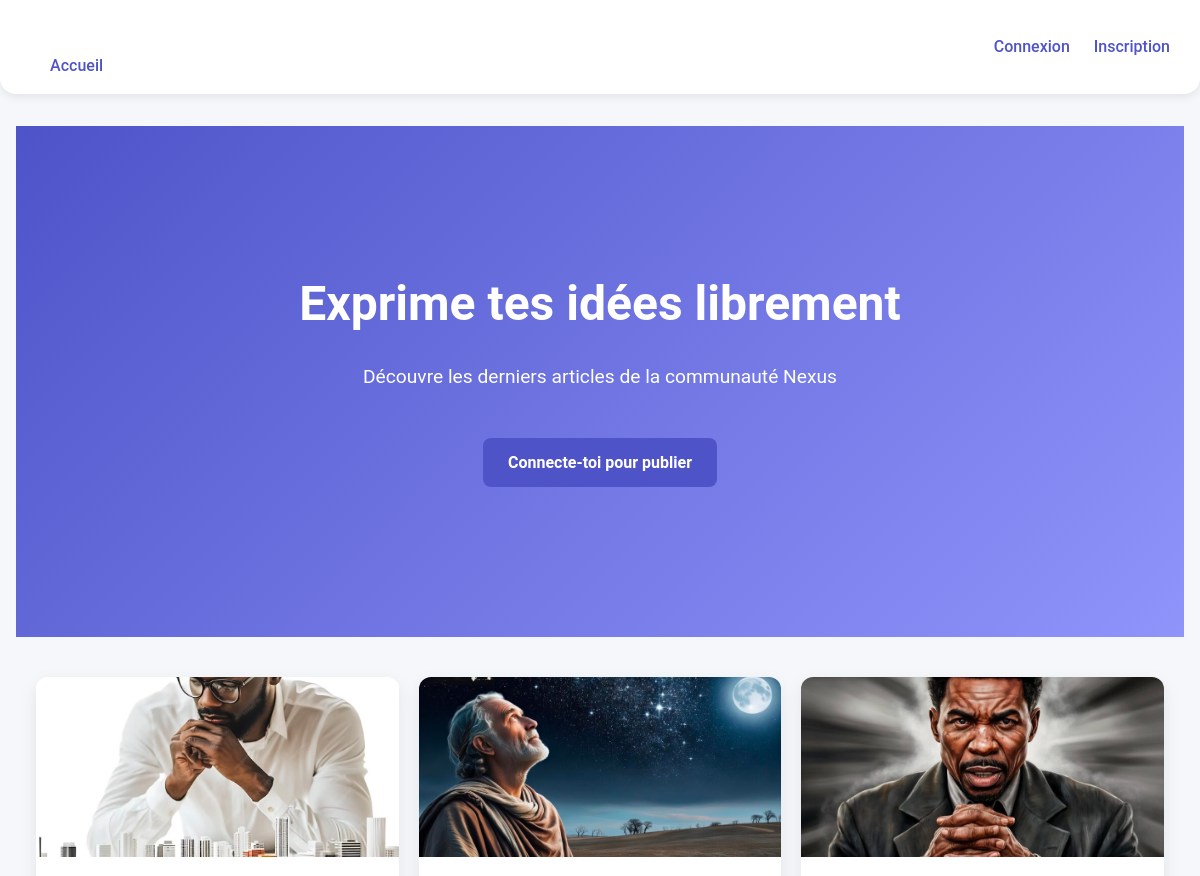
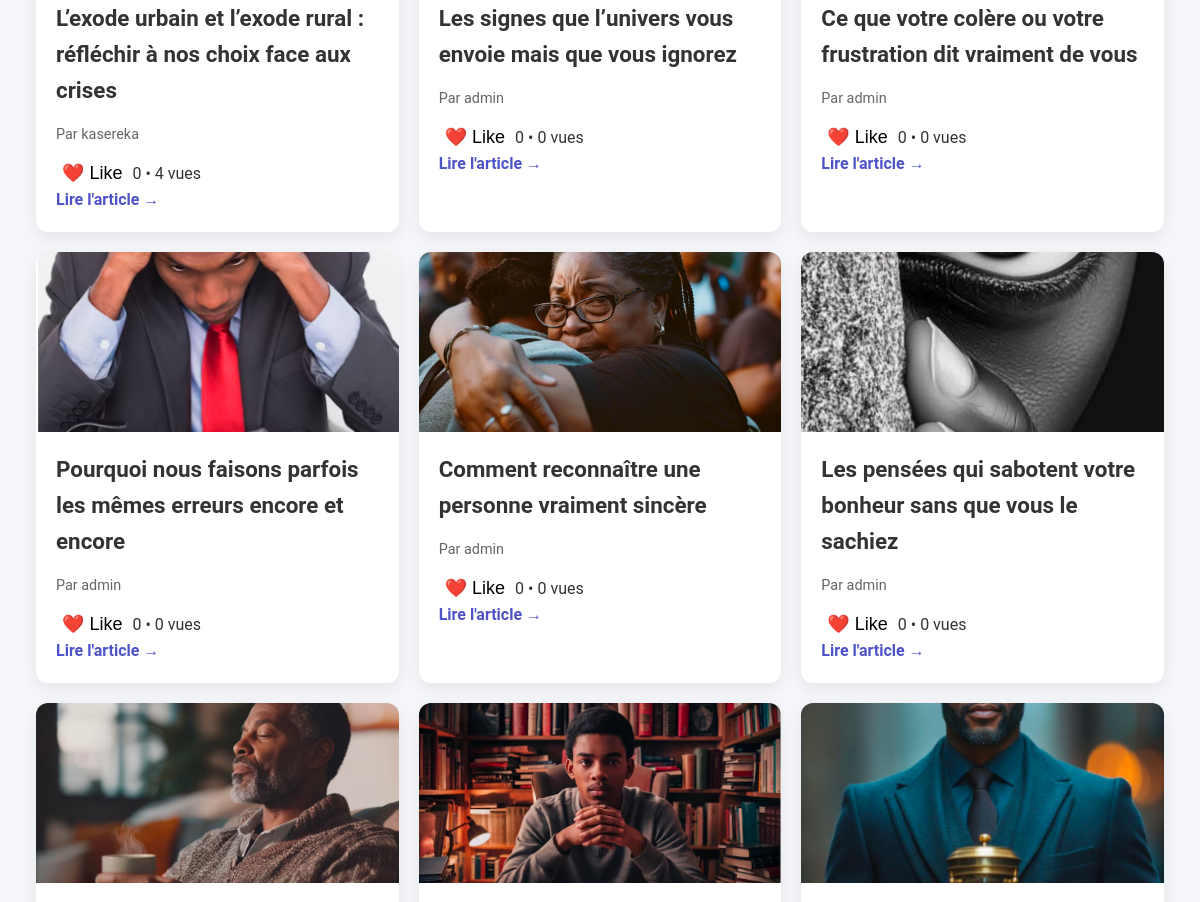
Before: / (upper part) with the older database file (2 pictures, top to bottom).
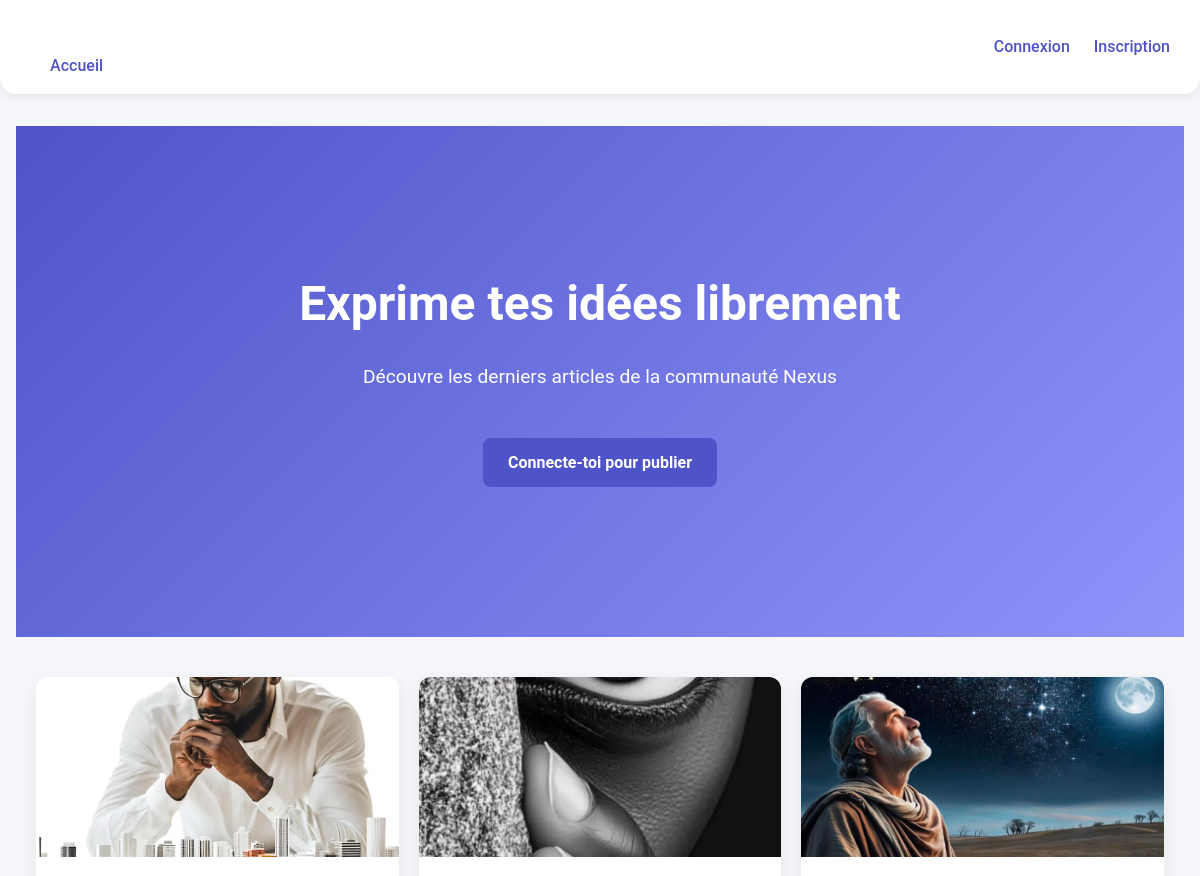
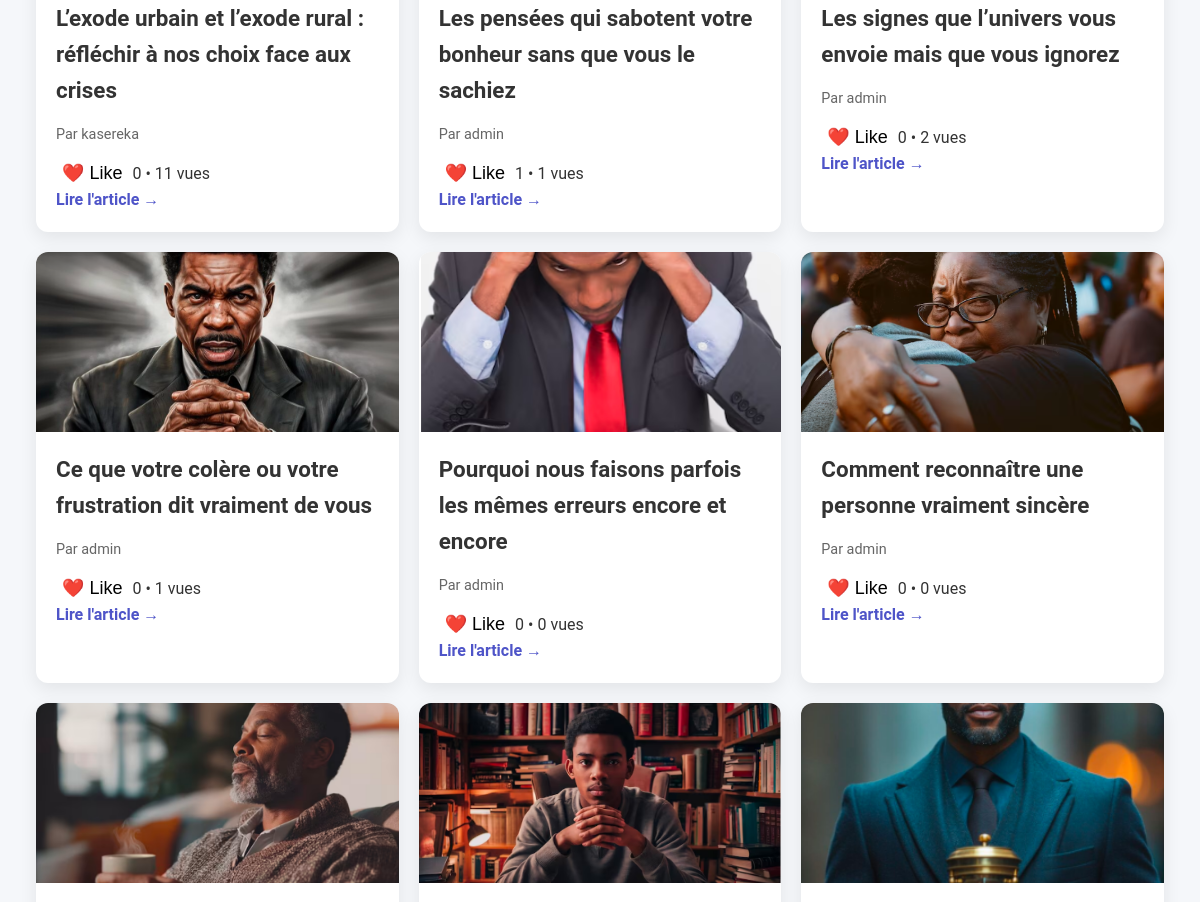
After: the same page with the newer database file (2 pictures, top to bottom).
### utilisateur/models.py (models this page shows, shortened)
class Article(models.Model):
    titre = models.CharField(max_length=200)
    contenu = models.TextField()
    auteur = models.ForeignKey(User, on_delete=models.CASCADE)
    date_creation = models.DateTimeField(default=timezone.now)
    image = models.ImageField(upload_to='articles/', null=True, blank=True)
    tags = models.ManyToManyField(Tag, related_name="articles", blank=True)
    vues = models.PositiveIntegerField(default=0)
    likes = models.ManyToManyField(
        settings.AUTH_USER_MODEL,
        related_name="articles_likes",
        blank=True
    )

### utilisateur/views.py (the view)
# urls.py: path('', views.index, name='index'),
def index(request):
    articles = Article.objects.annotate(
        total_likes=Count('likes')
    ).annotate(
        popularity_score=F('total_likes') * 3 + F('vues')
    ).order_by('-popularity_score', '-date_creation')
    return render(request, "utilisateur/index.html", {"articles": articles})

### utilisateur/templates/utilisateur/index.html (shortened to what this page needs)
{% extends 'base.html' %}
{% load static %}
{% block extra_css %}
<link rel="stylesheet" href="{% static 'css/index.css' %}">
{% endblock %}
{% block content %}
<section class="hero">
    <div class="hero-content">
        <h1 class="hero-title">Exprime tes idées librement</h1>
        <p class="hero-subtitle">Découvre les derniers articles de la communauté Nexus</p>
        {% if user.is_authenticated %}
            <a href="{% url 'utilisateur:create_article' %}" class="btn-primary hero-btn">
                Publier un article
            </a>
        {% else %}
            <a href="{% url 'utilisateur:login' %}" class="btn-primary hero-btn">
                Connecte-toi pour publier
            </a>
        {% endif %}
    </div>
</section>
{% if articles %}
<div class="articles-container">
    {% for article in articles %}
    <div class="article-card">
        <div class="article-image-wrapper">
            {% if article.image %}
                <img src="{{ article.image.url }}" alt="{{ article.titre }}" class="article-image">
            {% else %}
                <div class="article-image-placeholder">
                    <span>Aucune image</span>
                </div>
            {% endif %}
        </div>
        <div class="article-content">
            <h2 class="article-title">{{ article.titre }}</h2>
            <p class="article-author">Par {{ article.auteur.username }}</p>
            <div class="article-meta">
                <button class="like-btn {% if user in article.likes.all %}liked{% endif %}" data-article-id="{{ article.id }}">
                    ❤️ Like
                </button>
                <span id="like-count-{{ article.id }}">{{ article.total_likes }}</span>
                <span>• {{ article.vues }} vues</span>
            </div>
            <div class="article-actions">
                <a href="{% url 'utilisateur:article_detail' article.id %}" class="read-more">
                    Lire l'article →
                </a>
            </div>
        </div>
    </div>
    {% endfor %}
</div>
{% endif %}
{% endblock %}

### templates/base.html (shortened to what this page needs)
{% load static %}
<!DOCTYPE html>
<html lang="fr">
<head>
<link rel="stylesheet" href="{% static 'css/navbar.css' %}">
<link rel="stylesheet" href="{% static 'css/base.css' %}">
{% block extra_css %}{% endblock %}
</head>
<body>
<nav class="navbar">
    <div class="nav-left">
        <a href="{% url 'utilisateur:index' %}" class="logo">NEXUS</a>
        <div class="nav-links" id="navLinks">
            <a href="{% url 'utilisateur:index' %}" class="nav-link">Accueil</a>
        </div>
    </div>
    <div class="nav-user">
        {% if user.is_authenticated %}
        <div class="settings-wrapper">
            <button class="settings-btn" id="settingsToggle">
                <div class="user-info">
                    <div class="avatar">{{ user.username|first|upper }}</div>
                    <div class="user-text">
                        <span class="username">{{ user.username }}</span>
                        <span class="email">{{ user.email }}</span>
                    </div>
                </div>
                <span class="gear">⚙</span>
            </button>
            <div class="settings-menu" id="settingsMenu">
                <a href="{% url 'utilisateur:profil' %}">👤 Mon Profil</a>
                <a href="{% url 'utilisateur:securite' %}">🔒 Sécurité</a>
                <a href="{% url 'utilisateur:apparence' %}">🎨 Apparence</a>
                <a href="{% url 'utilisateur:langue' %}">🌐 Langue</a>
                <div class="dark-mode-toggle">
                    <label class="switch">
                        <input type="checkbox" id="darkModeSwitch">
                        <span class="slider round"></span>
                    </label>
                    <span>🌙 Mode sombre</span>
                </div>
                <hr>
                <a href="{% url 'utilisateur:logout' %}" class="danger">🚪 Déconnexion</a>
            </div>
        </div>
        {% else %}
            <a href="{% url 'utilisateur:login' %}" class="btn-login">Connexion</a>
            <a href="{% url 'utilisateur:register' %}" class="btn-register">Inscription</a>
        {% endif %}
    </div>
</nav>
<main class="container">
    {% block content %}{% endblock %}
</main>
</body>
</html>

### static/css/navbar.css (style rules this page uses)
.navbar { display: flex; justify-content: space-between; align-items: center; padding: 14px 30px; background-color: #2563eb; box-shadow: 0 5px 15px rgba(0,0,0,0.05); border-radius: 0 0 16px 16px; position: relative; z-index: 100; transition: background 0.3s ease, box-shadow 0.3s ease; }
.nav-left .logo { font-weight: 700; font-size: 1.5rem; color: #ffffff; text-decoration: none; }
.nav-links { display: flex; gap: 20px; }
.nav-link { text-decoration: none; font-weight: 500; color: #ffffff; transition: color 0.3s ease; }
.nav-user a { margin-left: 15px; }
body, .navbar, .footer, .container, .settings-menu { transition: background 0.3s ease, color 0.3s ease, border 0.3s ease, box-shadow 0.3s ease; }

### static/css/base.css (style rules this page uses)
body { font-family: "Segoe UI", Roboto, sans-serif; margin: 0; background-color: #f9fafb; color: #111827; line-height: 1.6; transition: background 0.3s ease, color 0.3s ease; }
.container { max-width: 1200px; margin: 2rem auto; padding: 0 1rem; }
.navbar { display: flex; justify-content: space-between; align-items: center; background: #2563eb; color: #fff; padding: 1rem 2rem; position: sticky; top: 0; z-index: 1000; }
.logo { font-size: 1.4rem; font-weight: bold; text-decoration: none; color: #fff; }
.nav-links { display: flex; gap: 1rem; }
.nav-link { color: #fff; text-decoration: none; font-weight: 500; transition: color 0.3s ease; }

### static/css/index.css (style rules this page uses)
body { font-family: 'Roboto', sans-serif; margin: 0; padding: 0; background-color: #f5f7fa; color: #333; }
a { text-decoration: none; }
.navbar { display: flex; justify-content: space-between; align-items: center; padding: 15px 30px; background-color: #ffffff; color: #4e54c8; box-shadow: 0 3px 10px rgba(0,0,0,0.08); position: sticky; top: 0; z-index: 1000; }
.navbar a { color: #4e54c8; margin-left: 20px; font-weight: 500; transition: color 0.3s ease, transform 0.3s ease; }
.hero { background: linear-gradient(135deg, #4e54c8, #8f94fb); color: white; text-align: center; padding: 100px 20px 150px 20px; display: flex; flex-direction: column; justify-content: center; align-items: center; }
.hero-title { font-size: 3rem; margin-bottom: 15px; animation: fadeInUp 1s ease forwards; }
.hero-subtitle { font-size: 1.2rem; margin-bottom: 25px; animation: fadeInUp 1s ease 0.3s forwards; }
.hero-btn { background-color: #4e54c8; color: white; padding: 12px 25px; border-radius: 8px; font-weight: bold; transition: background 0.3s ease, transform 0.3s ease; }
.articles-container { display: grid; grid-template-columns: repeat(auto-fit, minmax(280px, 1fr)); gap: 20px; padding: 40px 20px; max-width: 1200px; margin: 0 auto; }
.article-card { background-color: white; border-radius: 12px; overflow: hidden; box-shadow: 0 6px 18px rgba(0,0,0,0.08); transition: transform 0.3s ease, box-shadow 0.3s ease; }
.article-image-wrapper { width: 100%; height: 180px; overflow: hidden; }
.article-image { width: 100%; height: 100%; object-fit: cover; transition: transform 0.3s ease; }
.article-content { padding: 20px; }
.article-title { font-size: 1.4rem; margin: 0 0 10px; color: #333; }
.article-author { font-size: 0.9rem; color: #666; margin-bottom: 15px; }
.read-more { font-weight: bold; color: #4e54c8; transition: color 0.3s ease, transform 0.3s ease; }
.btn-primary { display: inline-block; margin-top: 20px; background-color: #4e54c8; color: white; padding: 12px 25px; border-radius: 8px; font-weight: bold; transition: background 0.3s ease, transform 0.3s ease; }
.like-btn { border: none; background: none; cursor: pointer; font-size: 18px; transition: transform 0.2s ease; }

Changed rows visible on the page:
changed Article "L’exode urbain et l’exode rural : réfléchir à nos choix face aux crises": vues "4" → "11"
changed Article "Les pensées qui sabotent votre bonheur sans que vous le sachiez": total_likes "0" → "1"; vues "0" → "1"; moves up the list
changed Article "Les signes que l’univers vous envoie mais que vous ignorez": vues "0" → "2"
changed Article "Ce que votre colère ou votre frustration dit vraiment de vous": vues "0" → "1"
